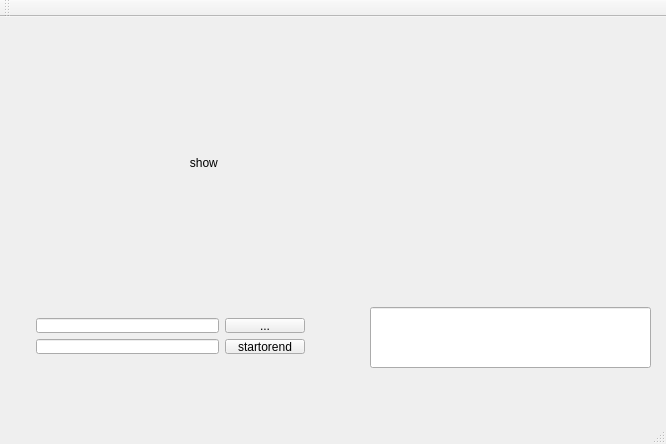
<?xml version="1.0" encoding="UTF-8"?>
<ui version="4.0">
 <class>MainWindow</class>
 <widget class="QMainWindow" name="MainWindow">
  <property name="geometry">
   <rect>
    <x>0</x>
    <y>0</y>
    <width>666</width>
    <height>444</height>
   </rect>
  </property>
  <property name="windowTitle">
   <string>MainWindow</string>
  </property>
  <widget class="QWidget" name="centralWidget">
   <widget class="QLabel" name="image_show">
    <property name="geometry">
     <rect>
      <x>80</x>
      <y>20</y>
      <width>431</width>
      <height>251</height>
     </rect>
    </property>
    <property name="text">
     <string>                                 show</string>
    </property>
   </widget>
   <widget class="QWidget" name="layoutWidget">
    <property name="geometry">
     <rect>
      <x>25</x>
      <y>290</y>
      <width>291</width>
      <height>58</height>
     </rect>
    </property>
    <layout class="QGridLayout" name="gridLayout">
     <item row="0" column="0">
      <widget class="QLineEdit" name="file_name_Edit"/>
     </item>
     <item row="0" column="1">
      <widget class="QPushButton" name="file_name_button">
       <property name="text">
        <string>...</string>
       </property>
      </widget>
     </item>
     <item row="1" column="0">
      <widget class="QLineEdit" name="state_Edit"/>
     </item>
     <item row="1" column="1">
      <widget class="QPushButton" name="startorend">
       <property name="text">
        <string>startorend</string>
       </property>
      </widget>
     </item>
    </layout>
   </widget>
   <widget class="QLineEdit" name="lineEdit">
    <property name="geometry">
     <rect>
      <x>370</x>
      <y>290</y>
      <width>281</width>
      <height>61</height>
     </rect>
    </property>
   </widget>
  </widget>
  <widget class="QMenuBar" name="menuBar">
   <property name="geometry">
    <rect>
     <x>0</x>
     <y>0</y>
     <width>666</width>
     <height>28</height>
    </rect>
   </property>
  </widget>
  <widget class="QToolBar" name="mainToolBar">
   <attribute name="toolBarArea">
    <enum>TopToolBarArea</enum>
   </attribute>
   <attribute name="toolBarBreak">
    <bool>false</bool>
   </attribute>
  </widget>
  <widget class="QStatusBar" name="statusBar"/>
 </widget>
 <layoutdefault spacing="6" margin="11"/>
 <resources/>
 <connections/>
</ui>
